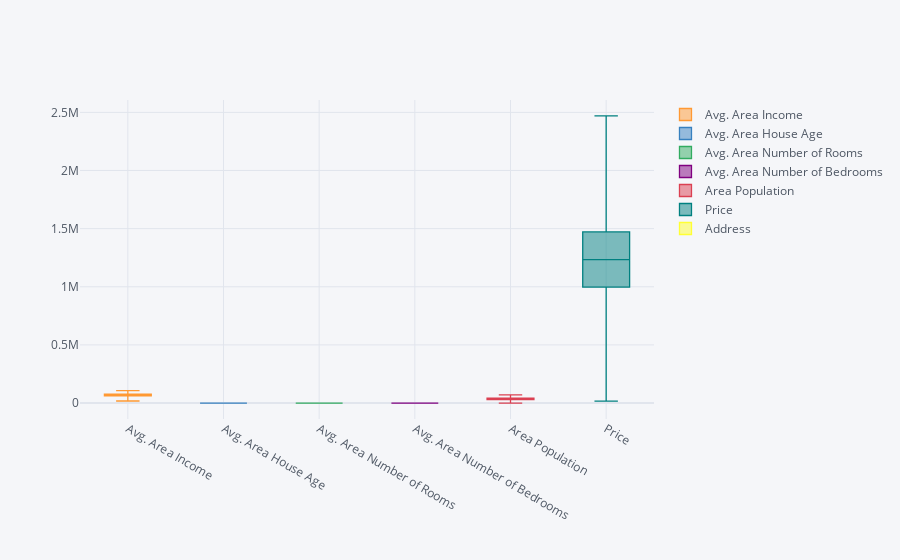

Notebook code cell kept with this figure:
### Code cell
df.iplot(kind='box')

### Figure 1 — Plotly figure (JSON) as saved in the notebook; plotly's stock layout.template omitted (floating-point values rounded to 4 significant figures; data arrays with more than 128 entries replaced by an {"elided": "..."} marker saying what was removed)
{"data": [{"boxpoints": false, "line": {"width": 1.3}, "marker": {"color": "rgba(255, 153, 51, 1.0)"}, "name": "Avg. Area Income", "orientation": "v", "type": "box", "y": {"elided": "5000 float values"}}, {"boxpoints": false, "line": {"width": 1.3}, "marker": {"color": "rgba(55, 128, 191, 1.0)"}, "name": "Avg. Area House Age", "orientation": "v", "type": "box", "y": {"elided": "5000 float values"}}, {"boxpoints": false, "line": {"width": 1.3}, "marker": {"color": "rgba(50, 171, 96, 1.0)"}, "name": "Avg. Area Number of Rooms", "orientation": "v", "type": "box", "y": {"elided": "5000 float values"}}, {"boxpoints": false, "line": {"width": 1.3}, "marker": {"color": "rgba(128, 0, 128, 1.0)"}, "name": "Avg. Area Number of Bedrooms", "orientation": "v", "type": "box", "y": {"elided": "5000 float values"}}, {"boxpoints": false, "line": {"width": 1.3}, "marker": {"color": "rgba(219, 64, 82, 1.0)"}, "name": "Area Population", "orientation": "v", "type": "box", "y": {"elided": "5000 float values"}}, {"boxpoints": false, "line": {"width": 1.3}, "marker": {"color": "rgba(0, 128, 128, 1.0)"}, "name": "Price", "orientation": "v", "type": "box", "y": {"elided": "5000 float values"}}, {"boxpoints": false, "line": {"width": 1.3}, "marker": {"color": "rgba(255, 255, 51, 1.0)"}, "name": "Address", "orientation": "v", "type": "box", "y": {"elided": "5000 str values"}}], "layout": {"legend": {"bgcolor": "#F5F6F9", "font": {"color": "#4D5663"}}, "paper_bgcolor": "#F5F6F9", "plot_bgcolor": "#F5F6F9", "title": {"font": {"color": "#4D5663"}}, "xaxis": {"gridcolor": "#E1E5ED", "showgrid": true, "tickfont": {"color": "#4D5663"}, "title": {"font": {"color": "#4D5663"}, "text": ""}, "zerolinecolor": "#E1E5ED"}, "yaxis": {"gridcolor": "#E1E5ED", "showgrid": true, "tickfont": {"color": "#4D5663"}, "title": {"font": {"color": "#4D5663"}, "text": ""}, "zerolinecolor": "#E1E5ED"}}}
